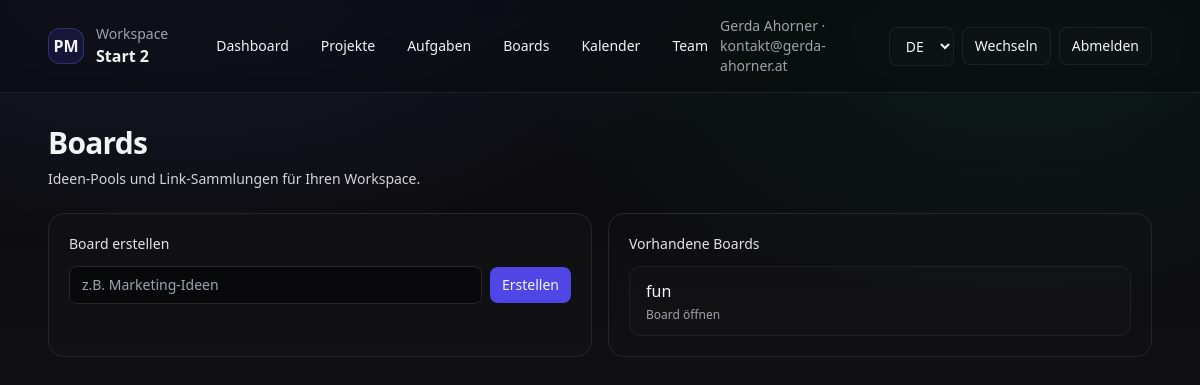
The page /app/boards/ (signed in) on the database as committed earlier.
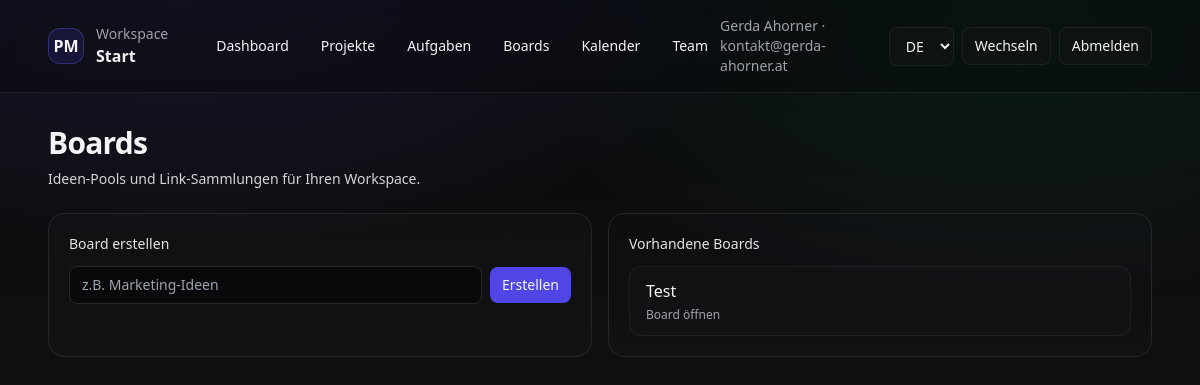
The same page on the database as committed later.
### apps/tenants/models.py (models this page shows, shortened)
class Organization(models.Model):
    id = models.UUIDField(primary_key=True, default=uuid.uuid4, editable=False)
    name = models.CharField(max_length=255)
    slug = models.SlugField(max_length=255, unique=True)
    created_at = models.DateTimeField(auto_now_add=True)

### apps/boards/models.py (models this page shows, shortened)
class Board(models.Model):
    id = models.UUIDField(primary_key=True, default=uuid.uuid4, editable=False)
    organization = models.ForeignKey(
        Organization, on_delete=models.CASCADE, related_name="boards"
    )
    title = models.CharField(max_length=255)
    created_by = models.ForeignKey(
        settings.AUTH_USER_MODEL,
        on_delete=models.PROTECT,
        related_name="created_boards",
    )
    created_at = models.DateTimeField(auto_now_add=True)
    updated_at = models.DateTimeField(auto_now=True)

### apps/web/views.py (the view)
# urls.py: path("boards/", views.boards_page, name="boards"),
@login_required
def boards_page(request):
    if request.active_org is None:
        return redirect("web:onboarding")
    boards = Board.objects.filter(organization=request.active_org).order_by("title")
    context = {
        **_web_shell_context(request),
        "boards": boards,
    }
    return render(request, "web/app/boards/page.html", context)

### apps/web/views.py (called while the page is built)
def _web_shell_context(request):
    membership = None
    if request.active_org is not None:
        membership = Membership.objects.filter(organization=request.active_org, user=request.user).only("role").first()
    is_owner = bool(membership and membership.role == Membership.Role.OWNER)
    return {
        "org": request.active_org,
        "orgs": Organization.objects.filter(memberships__user=request.user).distinct(),
        "is_owner": is_owner,
    }

### templates/web/app/boards/page.html (shortened to what this page needs)
{% extends "web/app/layout.html" %}
{% load i18n %}
{% block content %}
<div class="flex items-end justify-between gap-6">
  <div>
    <h1 class="text-3xl font-semibold tracking-tight">{% trans "Boards" %}</h1>
    <p class="mt-2 text-sm text-zinc-300">{% trans "Idea pools and link collections for your workspace." %}</p>
  </div>
</div>
<div class="mt-6 grid grid-cols-1 md:grid-cols-2 gap-4">
  <div class="rounded-2xl border border-zinc-800 bg-zinc-900/30 p-5">
    <div class="text-sm font-medium text-zinc-200">{% trans "Create board" %}</div>
    <form method="post" action="{% url 'web:boards_create' %}" class="mt-3 flex items-center gap-2">
      <input name="title" required placeholder="{% trans 'e.g. Marketing Ideas' %}"
             class="flex-1 rounded-lg bg-zinc-950 border border-zinc-800 px-3 py-2 text-sm outline-none focus:ring-2 focus:ring-indigo-500" />
      <button type="submit" class="rounded-lg bg-indigo-600 hover:bg-indigo-500 transition px-3 py-2 text-sm font-medium">
        {% trans "Create" %}
      </button>
    </form>
  </div>
  <div class="rounded-2xl border border-zinc-800 bg-zinc-900/20 p-5">
    <div class="text-sm font-medium text-zinc-200">{% trans "Existing boards" %}</div>
    <div class="mt-3 space-y-2">
      {% if boards %}
        {% for b in boards %}
          <a href="{% url 'web:board_detail' b.id %}" class="block rounded-xl border border-zinc-800/70 bg-zinc-900/35 px-4 py-3 hover:bg-zinc-900/55">
            <div class="font-medium">{{ b.title }}</div>
            <div class="mt-1 text-xs text-zinc-400">{% trans "Open board" %}</div>
          </a>
        {% endfor %}
      {% else %}
        <div class="text-sm text-zinc-400">{% trans "No boards yet." %}</div>
      {% endif %}
    </div>
  </div>
</div>
{% endblock %}

### templates/web/app/layout.html (shortened to what this page needs)
{% extends "web/base.html" %}
{% load i18n %}
{% block body %}
<div class="min-h-screen">
  <div class="border-b border-zinc-800/70 bg-zinc-950/40 backdrop-blur">
    <div class="mx-auto max-w-6xl px-6 py-4 flex items-center justify-between">
      <div class="flex items-center gap-3">
        <a href="{% url 'web:home' %}" class="h-9 w-9 rounded-xl bg-indigo-600/15 border border-indigo-500/35 flex items-center justify-center font-semibold">PM</a>
        <div>
          <div class="text-sm text-zinc-400">{% trans "Workspace" %}</div>
          <div class="font-semibold">{{ org.name }}</div>
        </div>
        <div class="ml-6 hidden md:flex items-center gap-2">
          <a href="{% url 'web:home' %}" class="rounded-lg px-3 py-2 text-sm hover:bg-zinc-900/40">{% trans "Dashboard" %}</a>
          <a href="{% url 'web:projects' %}" class="rounded-lg px-3 py-2 text-sm hover:bg-zinc-900/40">{% trans "Projects" %}</a>
          <a href="{% url 'web:tasks' %}" class="rounded-lg px-3 py-2 text-sm hover:bg-zinc-900/40">{% trans "Tasks" %}</a>
          <a href="{% url 'web:boards' %}" class="rounded-lg px-3 py-2 text-sm hover:bg-zinc-900/40">{% trans "Boards" %}</a>
          <a href="{% url 'web:calendar' %}" class="rounded-lg px-3 py-2 text-sm hover:bg-zinc-900/40">{% trans "Calendar" %}</a>
          <a href="{% url 'web:team' %}" class="rounded-lg px-3 py-2 text-sm hover:bg-zinc-900/40">{% trans "Team" %}</a>
        </div>
      </div>
      <div class="flex items-center gap-2" x-data="{open:false}">
        <div class="hidden md:block text-sm text-zinc-400 mr-2">
          {% if request.user.name %}
            {{ request.user.name }} · {{ request.user.email }}
          {% else %}
            {{ request.user.email }}
          {% endif %}
        </div>
        <form action="{% url 'set_language' %}" method="post" class="hidden md:block">
          <select name="language" onchange="this.form.submit()" class="rounded-lg border border-zinc-800/70 bg-zinc-900/40 px-3 py-2 text-sm hover:bg-zinc-900/60">
            {% get_current_language as CURRENT_LANGUAGE %}
            <option value="de" {% if CURRENT_LANGUAGE == 'de' %}selected{% endif %}>DE</option>
          </select>
        </form>
        <button @click="open = !open" class="rounded-lg border border-zinc-800/70 bg-zinc-900/40 px-3 py-2 text-sm hover:bg-zinc-900/60">
          {% trans "Switch" %}
        </button>
        <form method="post" action="{% url 'logout' %}">
          <button type="submit" class="rounded-lg border border-zinc-800/70 bg-zinc-900/40 px-3 py-2 text-sm hover:bg-zinc-900/60">
            {% trans "Logout" %}
          </button>
        </form>
      </div>
    </div>
  </div>
  <div class="mx-auto max-w-6xl px-6 py-8">
    {% block content %}{% endblock %}
  </div>
</div>
{% endblock %}

Rows that differ between the two databases and show on the page:
removed Organization: name "Start 2"
removed Board: title "fun"
now on this page (row unchanged): Organization: name "Start"
added Board: title "Test"
